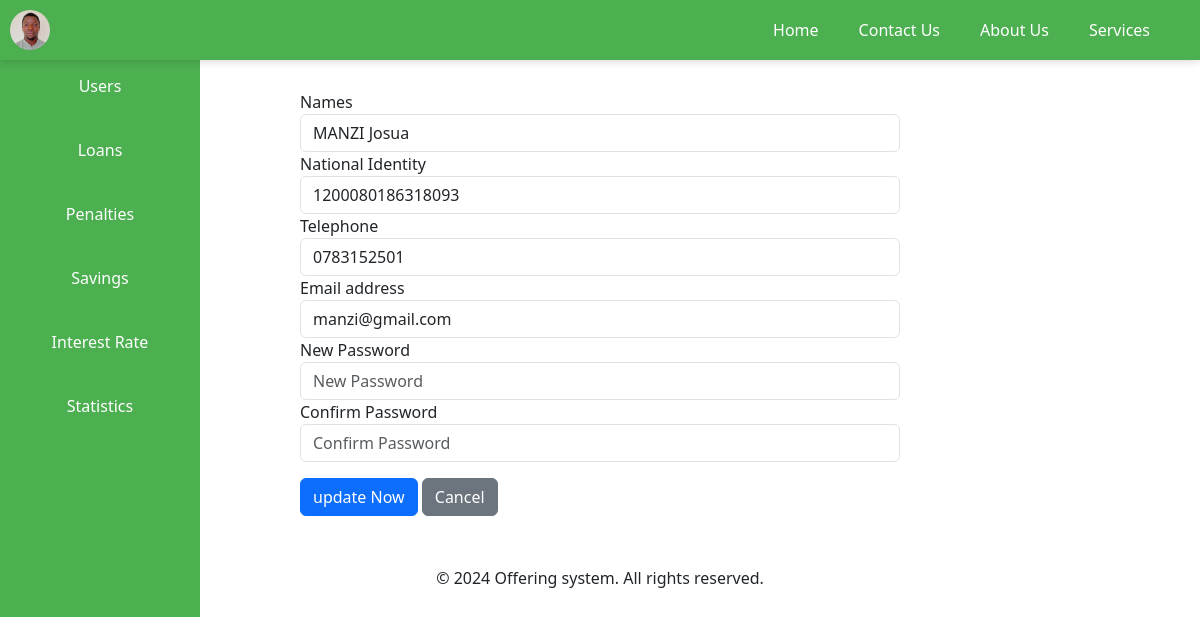
The page /update.php?updateid=1 on the database its author committed.
### tables this page shows
CREATE TABLE `members` (
  `MemberId` int(11) NOT NULL,
  `names` varchar(50) NOT NULL,
  `national_identity` varchar(16) NOT NULL,
  `telephone` varchar(13) NOT NULL,
  `email` varchar(100) NOT NULL,
  `password` varchar(100) NOT NULL
);

### update.php (the view, shortened to what this page needs)
<?php
include "header.php";
include 'navigation.php';
$id = $_GET['updateid'];
$select_query = "SELECT names, national_identity, telephone, email FROM members WHERE MemberId = :id";
$statement = $conn->prepare($select_query);
$statement->bindParam(':id', $id);
$statement->execute();
$user_data = $statement->fetch(PDO::FETCH_ASSOC);
?>
<!DOCTYPE html>
<html lang="en">
<head>
    <link href="https://cdn.jsdelivr.net/npm/bootstrap@5.3.0-alpha1/dist/css/bootstrap.min.css" rel="stylesheet">
</head>
<body>
    <div class="container">
        <div class="form-container">
            <form method="post" onsubmit="return confirm('Are you sure you want to update this user?')">
                <div class="mb-3">
                <label>Names</label>
                <input type="text" class="form-control" name="names" required placeholder="Enter Your Names" value="<?php echo htmlspecialchars($user_data['names']); ?>">
                <label>National Identity</label>
                <input type="text" class="form-control" name="identity" required placeholder="Enter your National Identity" value="<?php echo htmlspecialchars($user_data['national_identity']); ?>">
                <label>Telephone</label>
                <input type="text" class="form-control" name="phone" required placeholder="Enter your Phone number" value="<?php echo htmlspecialchars($user_data['telephone']); ?>">
                <label>Email address</label>
                <input type="email" class="form-control" name="email" required placeholder="Enter your email" value="<?php echo htmlspecialchars($user_data['email']); ?>">
                <label>New Password</label>
                <input type="password" class="form-control" name="password" required placeholder="New Password">
                <label>Confirm Password</label>
                <input type="password" class="form-control" name="confirm" required placeholder="Confirm Password">
                </div>
                <button type="submit" class="btn btn-primary" name="update">update Now</button>
                <a href="select-all.php" class="btn btn-secondary">Cancel</a>
            </form>
        </div>
    </div>
</body>
<?php include 'footer.php'; ?>
</html>

### update.php (style rules this page uses)
.form-container { margin: 50px auto; max-width: 600px; }
.container { margin-top: 90px; }

### rows shown on the page
members: names "MANZI Josua", identity "1200080186318093", phone "0783152501", email "manzi@gmail.com"
